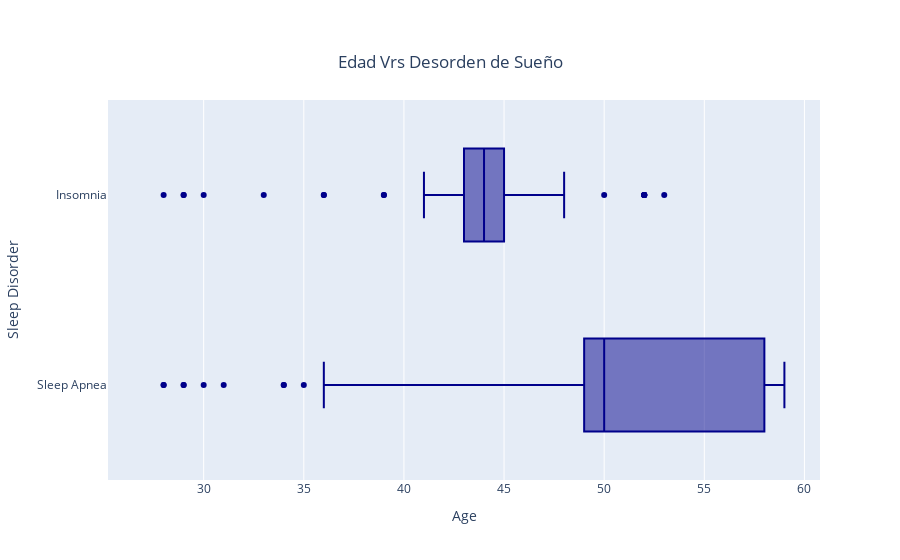

Source (notebook cell):
### Code cell
#G7:Edad Vrs Desorden de Sueño
fig = px.box(data, x= "Age", y="Sleep Disorder", title="Edad Vrs Desorden de Sueño")
fig.update_traces(marker_color='darkblue')
fig.update_layout(title={ 'y':0.9,'x':0.5,'xanchor': 'center','yanchor': 'top'})
fig.show()

### Figure 1 — Plotly figure (JSON) as saved in the notebook; plotly's stock layout.template omitted (floating-point values rounded to 4 significant figures; data arrays with more than 128 entries replaced by an {"elided": "..."} marker saying what was removed)
{"data": [{"alignmentgroup": "True", "hovertemplate": "Age=%{x}<br>Sleep Disorder=%{y}<extra></extra>", "legendgroup": "", "marker": {"color": "darkblue"}, "name": "", "notched": false, "offsetgroup": "", "orientation": "h", "showlegend": false, "type": "box", "x": {"elided": "374 int values"}, "x0": " ", "xaxis": "x", "y": {"elided": "374 str values"}, "y0": " ", "yaxis": "y"}], "layout": {"autosize": true, "boxmode": "group", "legend": {"tracegroupgap": 0}, "title": {"text": "Edad Vrs Desorden de Sueño", "x": 0.5, "xanchor": "center", "y": 0.9, "yanchor": "top"}, "xaxis": {"anchor": "y", "autorange": true, "domain": [0, 1], "range": [25.22, 60.78], "title": {"text": "Age"}, "type": "linear"}, "yaxis": {"anchor": "x", "autorange": true, "domain": [0, 1], "range": [-0.5, 1.5], "title": {"text": "Sleep Disorder"}, "type": "category"}}}
